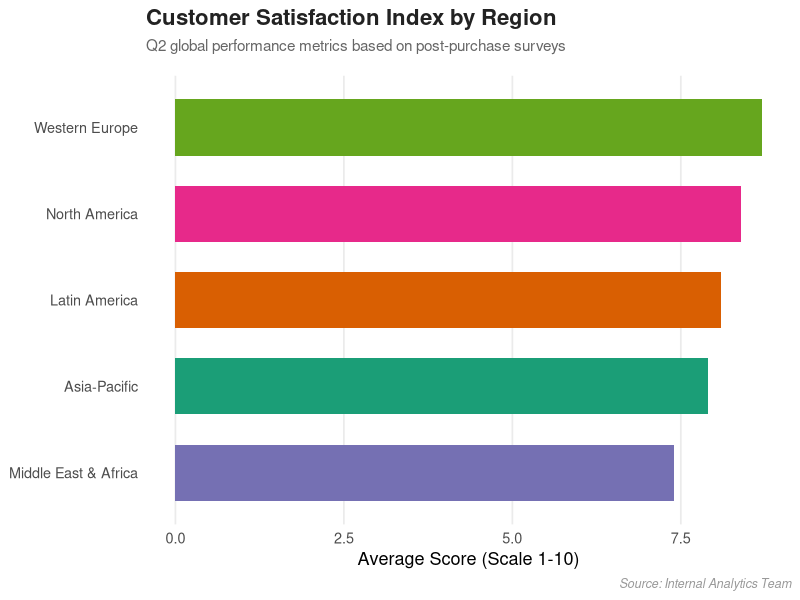
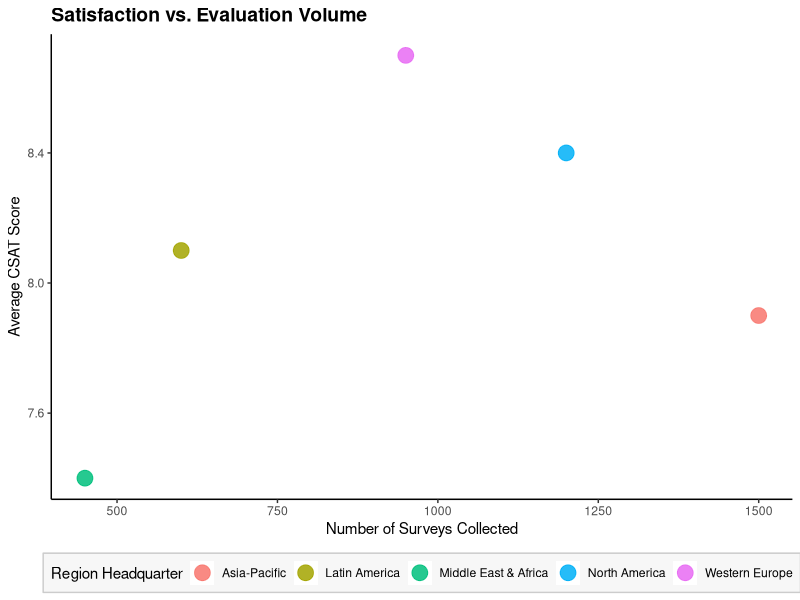

Write the R code that produced these figures, in order.
# ==============================================================================
# Day 15: Polished Plots
# 30-Days-Of-R
# Author: Benjamin Kithome
# ==============================================================================

# Load required libraries
library(tidyverse)
# ------------------------------------------------------------------------------
# 1. Setup Mock Dataset
# ------------------------------------------------------------------------------
# Simulating a clean summary dataset of customer satisfaction scores across regions
regional_satisfaction <- tibble(
  region = c("North America", "Western Europe", "Asia-Pacific", "Latin America", "Middle East & Africa"),
  avg_score = c(8.4, 8.7, 7.9, 8.1, 7.4),
  sample_size = c(1200, 950, 1500, 600, 450)
)

print("--- Regional Satisfaction Data ---")
print(regional_satisfaction)

# ------------------------------------------------------------------------------
# 2. Creating a Polished Bar Chart
# ------------------------------------------------------------------------------
# Task: Create a highly customized, clean bar chart.
# We sort the bars using reorder() to guide the reader's eye naturally.
polished_bar_chart <- ggplot(
  data = regional_satisfaction, 
  aes(x = reorder(region, avg_score), y = avg_score, fill = region)
) +
  geom_col(width = 0.65, show.legend = FALSE) +
  # Use coord_flip to make the regional text labels beautifully readable
  coord_flip() +
  # Apply a crisp base theme
  theme_minimal(base_size = 13) +
  # Switch to a professional, cohesive ColorBrewer palette
  scale_fill_brewer(palette = "Dark2") +
  # Add metadata details
  labs(
    title = "Customer Satisfaction Index by Region",
    subtitle = "Q2 global performance metrics based on post-purchase surveys",
    x = NULL, # Removed since region names are self-explanatory
    y = "Average Score (Scale 1-10)",
    caption = "Source: Internal Analytics Team"
  ) +
  # Granular theme formatting
  theme(
    plot.title = element_text(face = "bold", size = 16, color = "#222222"),
    plot.subtitle = element_text(size = 11, color = "#666666", margin = margin(b = 15)),
    plot.caption = element_text(face = "italic", color = "#999999", size = 9),
    panel.grid.minor = element_blank(),
    panel.grid.major.y = element_blank() # Remove horizontal lines since bars are horizontal
  )

print("--- Rendering Polished Bar Chart ---")
print(polished_bar_chart)

# ------------------------------------------------------------------------------
# 3. Creating a Polished Scatter Plot with Legend Adjustments
# ------------------------------------------------------------------------------
# Task: Create a stylized scatter plot and position the legend at the bottom.
polished_scatter_plot <- ggplot(
  data = regional_satisfaction, 
  aes(x = sample_size, y = avg_score, color = region)
) +
  geom_point(size = 5, alpha = 0.85) +
  theme_classic() +
  labs(
    title = "Satisfaction vs. Evaluation Volume",
    x = "Number of Surveys Collected",
    y = "Average CSAT Score",
    color = "Region Headquarter"
  ) +
  theme(
    plot.title = element_text(face = "bold", size = 14),
    # Shift legend to the bottom to allocate maximum horizontal canvas space for data
    legend.position = "bottom",
    legend.background = element_rect(fill = "#f7f7f7", color = "#cccccc")
  )

print("--- Rendering Polished Scatter Plot ---")
print(polished_scatter_plot)

# Later we will look into printing plots into pdfs

# ==============================================================================
# End of Day 15 Script
# ==============================================================================
